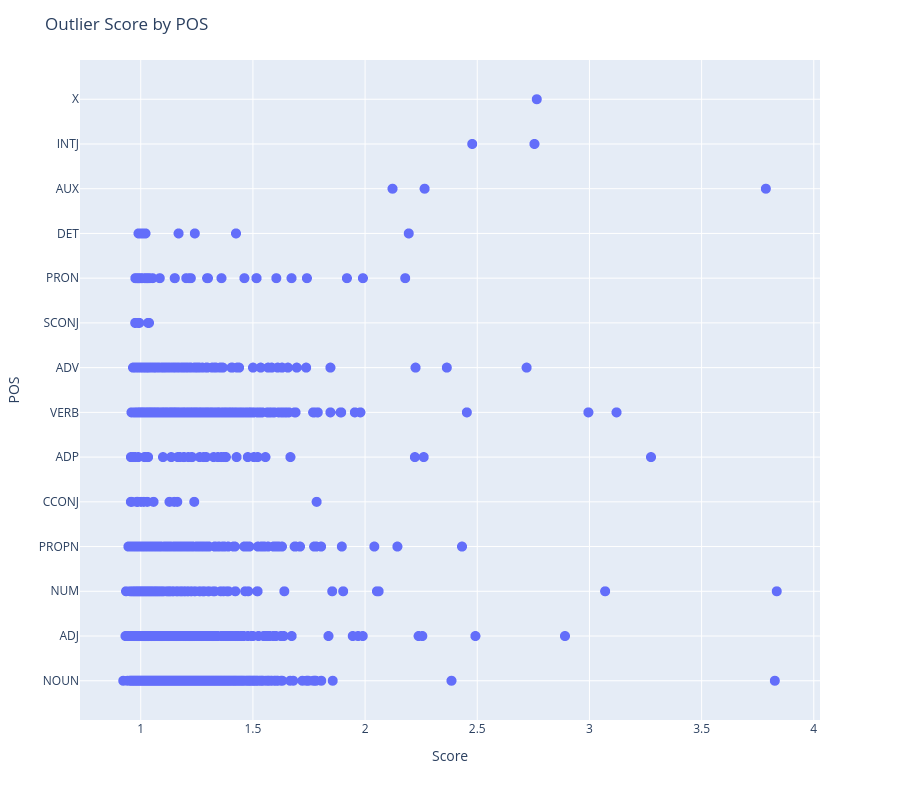

The notebook cell saved with this chart:
### Code cell
import tod.plotting
import importlib
importlib.reload(tod.plotting)

# lof = tod.outliers.LOF(corpus)
# fig = tod.plotting.outlier_rainy_plot(corpus, sod)
fig = tod.plotting.outlier_dotted_line_plot(corpus, lof)
fig.show()

### Figure 1 — Plotly figure (JSON) as saved in the notebook; plotly's stock layout.template omitted (floating-point values rounded to 4 significant figures; data arrays with more than 128 entries replaced by an {"elided": "..."} marker saying what was removed)
{"data": [{"customdata": {"elided": "2930x2 str values"}, "hovertemplate": "Score=%{x}<br>POS=%{y}<br>Word=%{customdata[1]}<extra></extra>", "legendgroup": "", "marker": {"color": "#636efa", "size": 10, "symbol": "circle"}, "mode": "markers", "name": "", "showlegend": false, "type": "scattergl", "x": {"elided": "2930 float values"}, "xaxis": "x", "y": {"elided": "2930 str values"}, "yaxis": "y"}], "layout": {"height": 800, "legend": {"tracegroupgap": 0}, "margin": {"t": 60}, "showlegend": false, "title": {"text": "Outlier Score by POS"}, "xaxis": {"anchor": "y", "domain": [0, 1], "title": {"text": "Score"}}, "yaxis": {"anchor": "x", "domain": [0, 1], "title": {"text": "POS"}}}}
